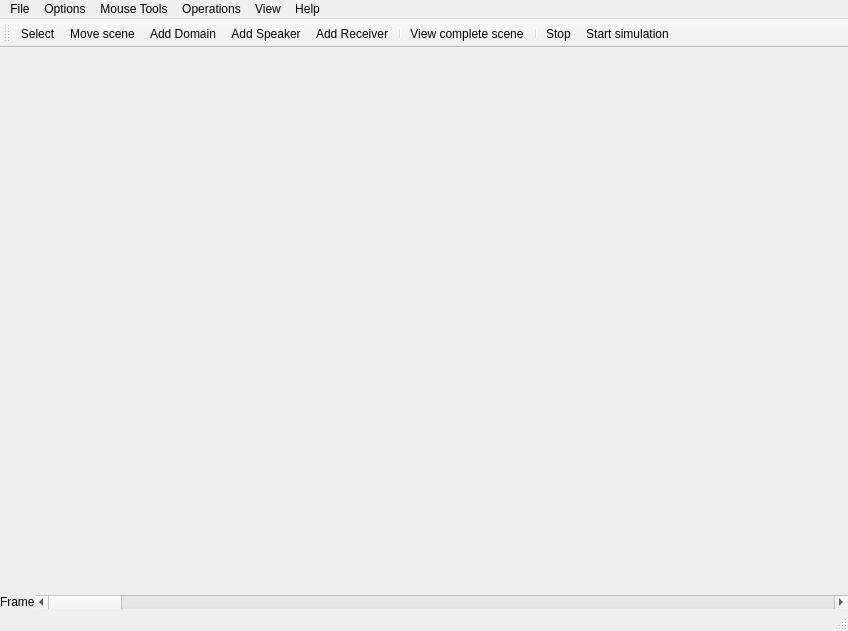
<?xml version="1.0" encoding="UTF-8"?>
<ui version="4.0">
 <class>MainWindow</class>
 <widget class="QMainWindow" name="MainWindow">
  <property name="geometry">
   <rect>
    <x>0</x>
    <y>0</y>
    <width>848</width>
    <height>631</height>
   </rect>
  </property>
  <property name="windowTitle">
   <string>OpenPSTD</string>
  </property>
  <widget class="QWidget" name="centralwidget">
   <layout class="QHBoxLayout" name="horizontalLayout">
    <property name="spacing">
     <number>0</number>
    </property>
    <property name="leftMargin">
     <number>0</number>
    </property>
    <property name="topMargin">
     <number>0</number>
    </property>
    <property name="rightMargin">
     <number>0</number>
    </property>
    <property name="bottomMargin">
     <number>0</number>
    </property>
    <item>
     <layout class="QVBoxLayout" name="verticalLayout_3">
      <item>
       <widget class="OpenPSTD::GUI::Viewer2D" name="mainView" native="true"/>
      </item>
      <item>
       <layout class="QHBoxLayout" name="horizontalLayout_2">
        <property name="sizeConstraint">
         <enum>QLayout::SetDefaultConstraint</enum>
        </property>
        <item>
         <widget class="QLabel" name="label_4">
          <property name="enabled">
           <bool>true</bool>
          </property>
          <property name="sizePolicy">
           <sizepolicy hsizetype="Maximum" vsizetype="Preferred">
            <horstretch>0</horstretch>
            <verstretch>0</verstretch>
           </sizepolicy>
          </property>
          <property name="text">
           <string>Frame</string>
          </property>
         </widget>
        </item>
        <item>
         <widget class="QScrollBar" name="hsbFrame">
          <property name="sizePolicy">
           <sizepolicy hsizetype="MinimumExpanding" vsizetype="Fixed">
            <horstretch>0</horstretch>
            <verstretch>0</verstretch>
           </sizepolicy>
          </property>
          <property name="orientation">
           <enum>Qt::Horizontal</enum>
          </property>
         </widget>
        </item>
       </layout>
      </item>
     </layout>
    </item>
   </layout>
  </widget>
  <widget class="QMenuBar" name="menubar">
   <property name="geometry">
    <rect>
     <x>0</x>
     <y>0</y>
     <width>848</width>
     <height>21</height>
    </rect>
   </property>
   <widget class="QMenu" name="menuFile">
    <property name="title">
     <string>File</string>
    </property>
    <widget class="QMenu" name="menuExport">
     <property name="title">
      <string>Export</string>
     </property>
     <addaction name="actionExport_HDF5"/>
     <addaction name="actionExport_Image"/>
    </widget>
    <addaction name="actionNew"/>
    <addaction name="actionOpen"/>
    <addaction name="actionSave"/>
    <addaction name="separator"/>
    <addaction name="actionImport_Geometry"/>
    <addaction name="menuExport"/>
    <addaction name="separator"/>
    <addaction name="actionClose"/>
   </widget>
   <widget class="QMenu" name="menuOption">
    <property name="title">
     <string>Options</string>
    </property>
    <widget class="QMenu" name="menuDimension">
     <property name="title">
      <string>Dimension</string>
     </property>
     <addaction name="action2D"/>
     <addaction name="action3D"/>
    </widget>
    <addaction name="menuDimension"/>
    <addaction name="actionDocument_Settings"/>
    <addaction name="actionApplication_Settings"/>
   </widget>
   <widget class="QMenu" name="menuHelp">
    <property name="title">
     <string>Help</string>
    </property>
    <addaction name="actionOpenPSTD_help"/>
    <addaction name="separator"/>
    <addaction name="actionAbout"/>
    <addaction name="actionAbout_icons"/>
   </widget>
   <widget class="QMenu" name="menuView">
    <property name="title">
     <string>View</string>
    </property>
    <addaction name="actionMove_scene"/>
    <addaction name="actionView_complete_scene"/>
    <addaction name="actionShow_grid"/>
   </widget>
   <widget class="QMenu" name="menuOperations">
    <property name="title">
     <string>Operations</string>
    </property>
    <addaction name="actionAdd_Receiver_Speaker"/>
    <addaction name="actionDelete_selected"/>
    <addaction name="actionResize_domain"/>
    <addaction name="actionEdit_properties_of_domain"/>
    <addaction name="separator"/>
    <addaction name="actionStart_simulation"/>
    <addaction name="actionStopAction"/>
   </widget>
   <widget class="QMenu" name="menuTool">
    <property name="title">
     <string>Mouse Tools</string>
    </property>
    <addaction name="actionSelect"/>
    <addaction name="actionMove_scene"/>
    <addaction name="separator"/>
    <addaction name="actionAdd_Domain"/>
    <addaction name="actionAdd_speaker"/>
    <addaction name="actionAdd_Receiver"/>
   </widget>
   <addaction name="menuFile"/>
   <addaction name="menuOption"/>
   <addaction name="menuTool"/>
   <addaction name="menuOperations"/>
   <addaction name="menuView"/>
   <addaction name="menuHelp"/>
  </widget>
  <widget class="QStatusBar" name="statusbar"/>
  <widget class="QToolBar" name="toolBar">
   <property name="windowTitle">
    <string>toolBar</string>
   </property>
   <attribute name="toolBarArea">
    <enum>TopToolBarArea</enum>
   </attribute>
   <attribute name="toolBarBreak">
    <bool>false</bool>
   </attribute>
   <addaction name="actionSelect"/>
   <addaction name="actionMove_scene"/>
   <addaction name="actionAdd_Domain"/>
   <addaction name="actionAdd_speaker"/>
   <addaction name="actionAdd_Receiver"/>
   <addaction name="separator"/>
   <addaction name="actionView_complete_scene"/>
   <addaction name="separator"/>
   <addaction name="actionStopAction"/>
   <addaction name="actionStart_simulation"/>
  </widget>
  <action name="actionNew">
   <property name="text">
    <string>&amp;New</string>
   </property>
   <property name="shortcut">
    <string>Ctrl+N</string>
   </property>
  </action>
  <action name="actionOpen">
   <property name="text">
    <string>Open</string>
   </property>
   <property name="shortcut">
    <string>Ctrl+O</string>
   </property>
  </action>
  <action name="actionSave">
   <property name="text">
    <string>Save</string>
   </property>
   <property name="shortcut">
    <string>Ctrl+S</string>
   </property>
  </action>
  <action name="actionClose">
   <property name="text">
    <string>Close</string>
   </property>
  </action>
  <action name="action2D">
   <property name="checkable">
    <bool>true</bool>
   </property>
   <property name="checked">
    <bool>true</bool>
   </property>
   <property name="text">
    <string>2D</string>
   </property>
  </action>
  <action name="action3D">
   <property name="checkable">
    <bool>true</bool>
   </property>
   <property name="enabled">
    <bool>false</bool>
   </property>
   <property name="text">
    <string>3D</string>
   </property>
  </action>
  <action name="actionOpenPSTD_help">
   <property name="text">
    <string>OpenPSTD help</string>
   </property>
   <property name="shortcut">
    <string>F1</string>
   </property>
  </action>
  <action name="actionAbout">
   <property name="text">
    <string>About</string>
   </property>
  </action>
  <action name="actionMove_scene">
   <property name="checkable">
    <bool>true</bool>
   </property>
   <property name="icon">
    <iconset resource="Resources.qrc">
     <normaloff>:/Images/noun_1476.png</normaloff>:/Images/noun_1476.png</iconset>
   </property>
   <property name="text">
    <string>Move scene</string>
   </property>
   <property name="toolTip">
    <string>Move the view</string>
   </property>
  </action>
  <action name="actionView_complete_scene">
   <property name="icon">
    <iconset resource="Resources.qrc">
     <normaloff>:/Images/noun_70430_cc.png</normaloff>:/Images/noun_70430_cc.png</iconset>
   </property>
   <property name="text">
    <string>View complete scene</string>
   </property>
  </action>
  <action name="actionAdd_Domain">
   <property name="checkable">
    <bool>true</bool>
   </property>
   <property name="icon">
    <iconset resource="Resources.qrc">
     <normaloff>:/Images/noun_40980_cc.png</normaloff>:/Images/noun_40980_cc.png</iconset>
   </property>
   <property name="text">
    <string>Add Domain</string>
   </property>
  </action>
  <action name="actionShow_grid">
   <property name="checkable">
    <bool>true</bool>
   </property>
   <property name="checked">
    <bool>true</bool>
   </property>
   <property name="text">
    <string>Show grid</string>
   </property>
  </action>
  <action name="actionSelect">
   <property name="checkable">
    <bool>true</bool>
   </property>
   <property name="icon">
    <iconset resource="Resources.qrc">
     <normaloff>:/Images/noun_120460_cc.png</normaloff>:/Images/noun_120460_cc.png</iconset>
   </property>
   <property name="text">
    <string>Select</string>
   </property>
  </action>
  <action name="actionDelete_selected">
   <property name="text">
    <string>Delete selected</string>
   </property>
   <property name="toolTip">
    <string>Delete selected</string>
   </property>
   <property name="shortcut">
    <string>Del</string>
   </property>
  </action>
  <action name="actionResize_domain">
   <property name="text">
    <string>Resize domain</string>
   </property>
   <property name="shortcut">
    <string>Ctrl+R</string>
   </property>
  </action>
  <action name="actionEdit_properties_of_domain">
   <property name="text">
    <string>Edit Subdomain Boundary Conditions</string>
   </property>
   <property name="shortcut">
    <string>Ctrl+P</string>
   </property>
  </action>
  <action name="actionDocument_Settings">
   <property name="text">
    <string>Calculation Settings</string>
   </property>
   <property name="shortcut">
    <string>F10</string>
   </property>
  </action>
  <action name="actionAdd_speaker">
   <property name="checkable">
    <bool>true</bool>
   </property>
   <property name="icon">
    <iconset resource="Resources.qrc">
     <normaloff>:/Images/noun_100_cc.png</normaloff>:/Images/noun_100_cc.png</iconset>
   </property>
   <property name="text">
    <string>Add Speaker</string>
   </property>
   <property name="shortcut">
    <string>Ctrl+1</string>
   </property>
  </action>
  <action name="actionAdd_Receiver">
   <property name="checkable">
    <bool>true</bool>
   </property>
   <property name="icon">
    <iconset resource="Resources.qrc">
     <normaloff>:/Images/noun_33232_cc.png</normaloff>:/Images/noun_33232_cc.png</iconset>
   </property>
   <property name="text">
    <string>Add Receiver</string>
   </property>
   <property name="shortcut">
    <string>Ctrl+2</string>
   </property>
  </action>
  <action name="actionAbout_icons">
   <property name="text">
    <string>About icons</string>
   </property>
  </action>
  <action name="actionStart_simulation">
   <property name="icon">
    <iconset resource="Resources.qrc">
     <normaloff>:/Images/Play.png</normaloff>:/Images/Play.png</iconset>
   </property>
   <property name="text">
    <string>Start simulation</string>
   </property>
   <property name="shortcut">
    <string>F5</string>
   </property>
  </action>
  <action name="actionApplication_Settings">
   <property name="text">
    <string>Application Settings</string>
   </property>
  </action>
  <action name="actionExport_HDF5">
   <property name="text">
    <string>HDF5</string>
   </property>
  </action>
  <action name="actionExport_Image">
   <property name="text">
    <string>Image</string>
   </property>
  </action>
  <action name="actionStopAction">
   <property name="icon">
    <iconset resource="Resources.qrc">
     <normaloff>:/Images/Stop.png</normaloff>:/Images/Stop.png</iconset>
   </property>
   <property name="text">
    <string>Stop</string>
   </property>
   <property name="toolTip">
    <string>Stop current action</string>
   </property>
   <property name="shortcut">
    <string>Shift+F5</string>
   </property>
  </action>
  <action name="actionAdd_Receiver_Speaker">
   <property name="text">
    <string>Add Receiver(s) or Speaker(s)</string>
   </property>
  </action>
  <action name="actionImport_Geometry">
   <property name="text">
    <string>Import Geometry</string>
   </property>
  </action>
 </widget>
 <customwidgets>
  <customwidget>
   <class>OpenPSTD::GUI::Viewer2D</class>
   <extends>QWidget</extends>
   <header>GUI/Viewer2D.h</header>
   <container>1</container>
  </customwidget>
 </customwidgets>
 <resources>
  <include location="Resources.qrc"/>
 </resources>
 <connections>
  <connection>
   <sender>actionClose</sender>
   <signal>triggered()</signal>
   <receiver>MainWindow</receiver>
   <slot>close()</slot>
   <hints>
    <hint type="sourcelabel">
     <x>-1</x>
     <y>-1</y>
    </hint>
    <hint type="destinationlabel">
     <x>423</x>
     <y>315</y>
    </hint>
   </hints>
  </connection>
 </connections>
</ui>
